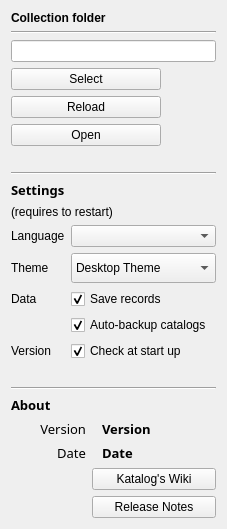
         <widget class="QWidget" name="Global_tab_Settings">
          <attribute name="icon">
           <iconset theme="configure">
            <normaloff>.</normaloff>.</iconset>
          </attribute>
          <attribute name="title">
           <string>Settings</string>
          </attribute>
          <layout class="QGridLayout" name="gridLayout_9">
           <item row="3" column="0">
            <spacer name="Settings_verticalSpacer_04">
             <property name="orientation">
              <enum>Qt::Vertical</enum>
             </property>
             <property name="sizeHint" stdset="0">
              <size>
               <width>20</width>
               <height>20</height>
              </size>
             </property>
            </spacer>
           </item>
           <item row="4" column="0">
            <layout class="QVBoxLayout" name="Settings_verticalLayout_About">
             <item>
              <widget class="Line" name="Settings_line_3">
               <property name="orientation">
                <enum>Qt::Horizontal</enum>
               </property>
              </widget>
             </item>
             <item>
              <widget class="QLabel" name="Settings_label_About">
               <property name="font">
                <font>
                 <family>Noto Sans</family>
                 <pointsize>10</pointsize>
                 <weight>75</weight>
                 <bold>true</bold>
                </font>
               </property>
               <property name="text">
                <string>About</string>
               </property>
               <property name="alignment">
                <set>Qt::AlignLeading|Qt::AlignLeft|Qt::AlignVCenter</set>
               </property>
              </widget>
             </item>
             <item>
              <layout class="QGridLayout" name="gridLayout_13">
               <item row="0" column="2">
                <widget class="QLabel" name="Settings_label_VersionValue">
                 <property name="font">
                  <font>
                   <family>Noto Sans</family>
                   <pointsize>10</pointsize>
                   <weight>75</weight>
                   <bold>true</bold>
                  </font>
                 </property>
                 <property name="text">
                  <string>Version</string>
                 </property>
                 <property name="alignment">
                  <set>Qt::AlignLeading|Qt::AlignLeft|Qt::AlignVCenter</set>
                 </property>
                 <property name="indent">
                  <number>10</number>
                 </property>
                </widget>
               </item>
               <item row="0" column="1">
                <widget class="QLabel" name="Settings_label_VersionTitle">
                 <property name="maximumSize">
                  <size>
                   <width>75</width>
                   <height>16777215</height>
                  </size>
                 </property>
                 <property name="font">
                  <font>
                   <family>Noto Sans</family>
                   <pointsize>10</pointsize>
                   <weight>50</weight>
                   <bold>false</bold>
                  </font>
                 </property>
                 <property name="text">
                  <string>Version</string>
                 </property>
                 <property name="alignment">
                  <set>Qt::AlignRight|Qt::AlignTrailing|Qt::AlignVCenter</set>
                 </property>
                </widget>
               </item>
               <item row="2" column="1">
                <widget class="QLabel" name="Settings_label_DateTitle">
                 <property name="font">
                  <font>
                   <family>Noto Sans</family>
                   <pointsize>10</pointsize>
                   <weight>50</weight>
                   <bold>false</bold>
                  </font>
                 </property>
                 <property name="text">
                  <string>Date</string>
                 </property>
                 <property name="alignment">
                  <set>Qt::AlignRight|Qt::AlignTrailing|Qt::AlignVCenter</set>
                 </property>
                </widget>
               </item>
               <item row="3" column="2">
                <widget class="QPushButton" name="Settings_pushButton_Wiki">
                 <property name="maximumSize">
                  <size>
                   <width>150</width>
                   <height>16777215</height>
                  </size>
                 </property>
                 <property name="text">
                  <string>Katalog's Wiki</string>
                 </property>
                 <property name="icon">
                  <iconset theme="internet-web-browser">
                   <normaloff>.</normaloff>.</iconset>
                 </property>
                 <property name="iconSize">
                  <size>
                   <width>16</width>
                   <height>16</height>
                  </size>
                 </property>
                </widget>
               </item>
               <item row="2" column="2">
                <widget class="QLabel" name="Settings_label_DateValue">
                 <property name="font">
                  <font>
                   <family>Noto Sans</family>
                   <pointsize>10</pointsize>
                   <weight>75</weight>
                   <bold>true</bold>
                  </font>
                 </property>
                 <property name="text">
                  <string>Date</string>
                 </property>
                 <property name="alignment">
                  <set>Qt::AlignLeading|Qt::AlignLeft|Qt::AlignVCenter</set>
                 </property>
                 <property name="indent">
                  <number>10</number>
                 </property>
                </widget>
               </item>
               <item row="4" column="2">
                <widget class="QPushButton" name="Settings_pushButton_ReleaseNotes">
                 <property name="maximumSize">
                  <size>
                   <width>150</width>
                   <height>16777215</height>
                  </size>
                 </property>
                 <property name="text">
                  <string>Release Notes</string>
                 </property>
                 <property name="icon">
                  <iconset theme="internet-web-browser">
                   <normaloff>.</normaloff>.</iconset>
                 </property>
                </widget>
               </item>
              </layout>
             </item>
            </layout>
           </item>
           <item row="2" column="0">
            <layout class="QGridLayout" name="Settings_gridLayout_Settings">
             <item row="3" column="1">
              <widget class="QLabel" name="Settings_label_Theme_2">
               <property name="text">
                <string>(requires to restart)</string>
               </property>
               <property name="alignment">
                <set>Qt::AlignLeading|Qt::AlignLeft|Qt::AlignVCenter</set>
               </property>
              </widget>
             </item>
             <item row="4" column="1">
              <layout class="QGridLayout" name="gridLayout_14">
               <item row="2" column="0">
                <widget class="QLabel" name="Settings_label_Data">
                 <property name="font">
                  <font>
                   <weight>50</weight>
                   <bold>false</bold>
                  </font>
                 </property>
                 <property name="text">
                  <string>Data</string>
                 </property>
                </widget>
               </item>
               <item row="0" column="1">
                <widget class="QComboBox" name="Settings_comboBox_Language"/>
               </item>
               <item row="2" column="1">
                <widget class="QCheckBox" name="Settings_checkBox_SaveRecordWhenUpdate">
                 <property name="toolTip">
                  <string>Keep records of files and size for Statistics</string>
                 </property>
                 <property name="text">
                  <string>Save records</string>
                 </property>
                 <property name="checked">
                  <bool>true</bool>
                 </property>
                </widget>
               </item>
               <item row="0" column="0">
                <widget class="QLabel" name="Settings_label_Data_2">
                 <property name="font">
                  <font>
                   <weight>50</weight>
                   <bold>false</bold>
                  </font>
                 </property>
                 <property name="text">
                  <string>Language</string>
                 </property>
                </widget>
               </item>
               <item row="3" column="1">
                <widget class="QCheckBox" name="Settings_checkBox_KeepOneBackUp">
                 <property name="toolTip">
                  <string>Always keep one back of each catalog</string>
                 </property>
                 <property name="text">
                  <string>Auto-backup catalogs</string>
                 </property>
                 <property name="checked">
                  <bool>true</bool>
                 </property>
                </widget>
               </item>
               <item row="1" column="0">
                <widget class="QLabel" name="Settings_label_Theme">
                 <property name="font">
                  <font>
                   <weight>50</weight>
                   <bold>false</bold>
                  </font>
                 </property>
                 <property name="text">
                  <string>Theme</string>
                 </property>
                </widget>
               </item>
               <item row="1" column="1">
                <widget class="QComboBox" name="Settings_comboBox_Theme">
                 <property name="minimumSize">
                  <size>
                   <width>0</width>
                   <height>30</height>
                  </size>
                 </property>
                 <property name="toolTip">
                  <string>Select a theme</string>
                 </property>
                 <item>
                  <property name="text">
                   <string extracomment="Best for integration in Plasma, light and dark themes.">Desktop Theme</string>
                  </property>
                 </item>
                 <item>
                  <property name="text">
                   <string extracomment="With custom colors, for desktop light theme.">Katalog Colors (light)</string>
                  </property>
                 </item>
                </widget>
               </item>
               <item row="4" column="0">
                <widget class="QLabel" name="Settings_label_CheckVersion">
                 <property name="font">
                  <font>
                   <weight>50</weight>
                   <bold>false</bold>
                  </font>
                 </property>
                 <property name="text">
                  <string>Version</string>
                 </property>
                </widget>
               </item>
               <item row="4" column="1">
                <widget class="QCheckBox" name="Settings_checkBox_CheckVersion">
                 <property name="toolTip">
                  <string>Keep records of files and size for Statistics</string>
                 </property>
                 <property name="text">
                  <string>Check at start up</string>
                 </property>
                 <property name="checked">
                  <bool>true</bool>
                 </property>
                </widget>
               </item>
              </layout>
             </item>
             <item row="1" column="1">
              <widget class="QLabel" name="Settings_label_Settings">
               <property name="font">
                <font>
                 <family>Noto Sans</family>
                 <pointsize>10</pointsize>
                 <weight>75</weight>
                 <bold>true</bold>
                </font>
               </property>
               <property name="text">
                <string>Settings</string>
               </property>
              </widget>
             </item>
             <item row="0" column="1">
              <widget class="Line" name="line_2">
               <property name="orientation">
                <enum>Qt::Horizontal</enum>
               </property>
              </widget>
             </item>
            </layout>
           </item>
           <item row="0" column="0">
            <layout class="QVBoxLayout" name="Settings_verticalLayout_Collection">
             <item>
              <widget class="QLabel" name="Collection_label_CurrentFolder">
               <property name="maximumSize">
                <size>
                 <width>180</width>
                 <height>16777215</height>
                </size>
               </property>
               <property name="font">
                <font>
                 <weight>75</weight>
                 <bold>true</bold>
                </font>
               </property>
               <property name="text">
                <string>Collection folder</string>
               </property>
              </widget>
             </item>
             <item>
              <widget class="Line" name="line">
               <property name="orientation">
                <enum>Qt::Horizontal</enum>
               </property>
              </widget>
             </item>
             <item>
              <widget class="QLineEdit" name="Collection_lineEdit_CollectionFolder">
               <property name="font">
                <font>
                 <pointsize>8</pointsize>
                </font>
               </property>
              </widget>
             </item>
             <item>
              <widget class="QPushButton" name="Collection_pushButton_SelectFolder">
               <property name="maximumSize">
                <size>
                 <width>150</width>
                 <height>16777215</height>
                </size>
               </property>
               <property name="toolTip">
                <string>Select a different Collection folder</string>
               </property>
               <property name="text">
                <string>Select</string>
               </property>
               <property name="icon">
                <iconset theme="edit-select">
                 <normaloff>.</normaloff>.</iconset>
               </property>
               <property name="flat">
                <bool>false</bool>
               </property>
              </widget>
             </item>
             <item>
              <widget class="QPushButton" name="Collection_pushButton_Reload">
               <property name="maximumSize">
                <size>
                 <width>150</width>
                 <height>16777215</height>
                </size>
               </property>
               <property name="toolTip">
                <string>Reload all catalog information</string>
               </property>
               <property name="text">
                <string>Reload</string>
               </property>
               <property name="icon">
                <iconset theme="view-refresh">
                 <normaloff>.</normaloff>.</iconset>
               </property>
              </widget>
             </item>
             <item>
              <widget class="QPushButton" name="Collection_pushButton_OpenFolder">
               <property name="maximumSize">
                <size>
                 <width>150</width>
                 <height>16777215</height>
                </size>
               </property>
               <property name="toolTip">
                <string>Open the collection folder</string>
               </property>
               <property name="text">
                <string>Open</string>
               </property>
               <property name="icon">
                <iconset theme="document-open">
                 <normaloff>.</normaloff>.</iconset>
               </property>
              </widget>
             </item>
            </layout>
           </item>
           <item row="1" column="0">
            <spacer name="Settings_verticalSpacer_7">
             <property name="orientation">
              <enum>Qt::Vertical</enum>
             </property>
             <property name="sizeType">
              <enum>QSizePolicy::Fixed</enum>
             </property>
             <property name="sizeHint" stdset="0">
              <size>
               <width>20</width>
               <height>20</height>
              </size>
             </property>
            </spacer>
           </item>
          </layout>
         </widget>
